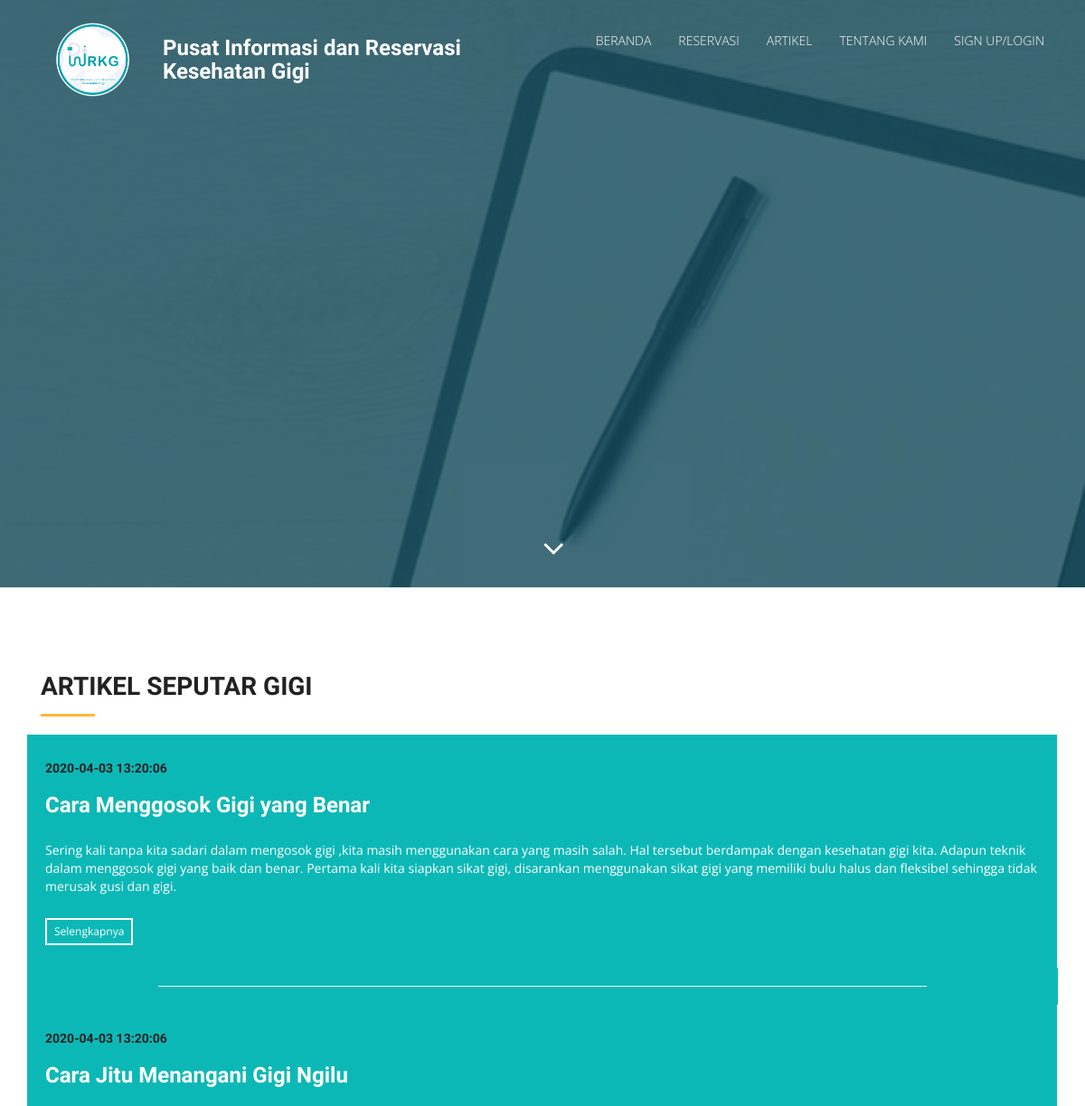
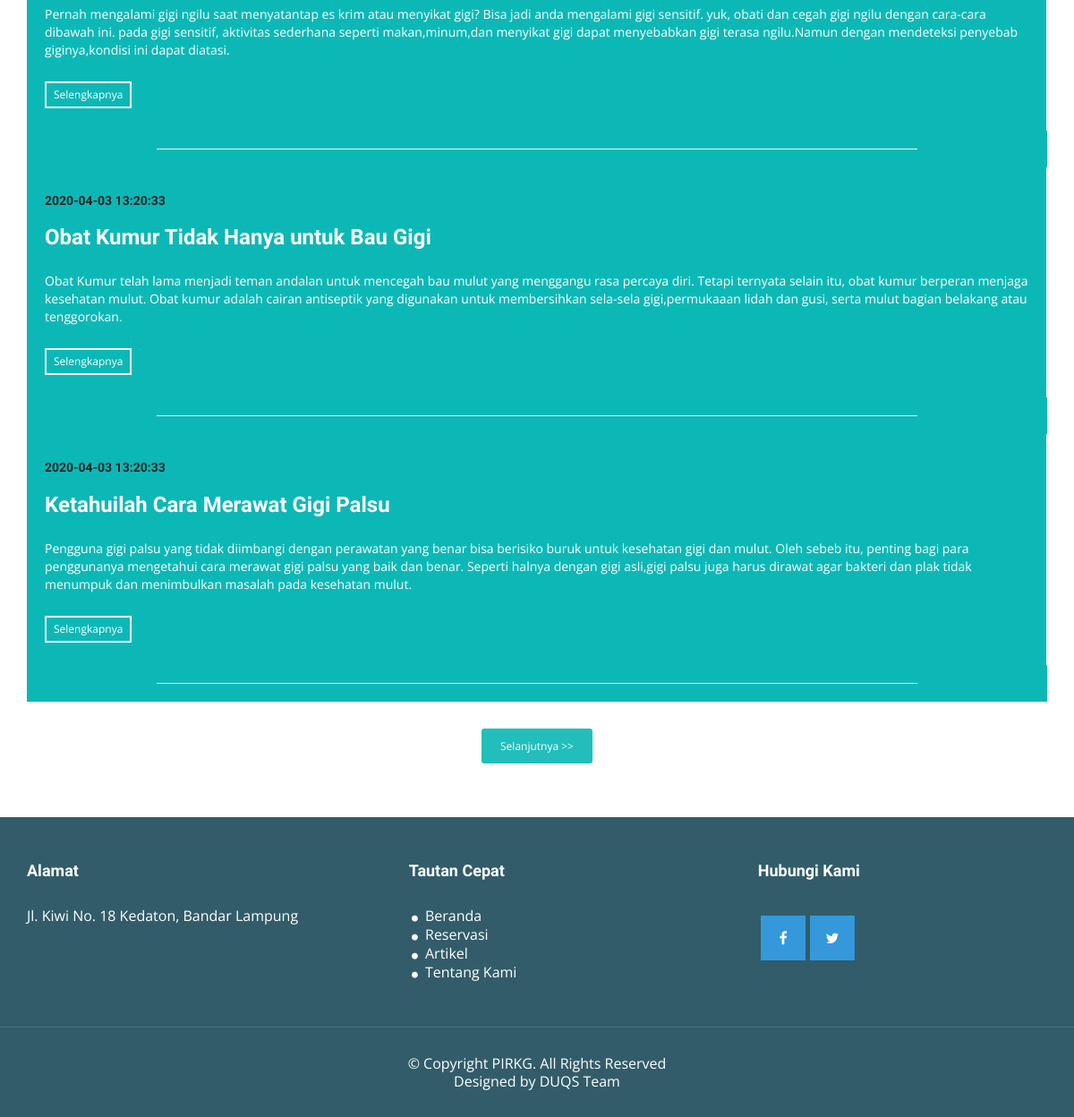
Screenshot of /index.php/posts with the database file from the repository (2 pictures, top to bottom).
### tables this page shows
CREATE TABLE `artikel` (
  `id_artikel` int(11) NOT NULL,
  `judul` varchar(255) NOT NULL,
  `isi` text NOT NULL,
  `waktu` timestamp NOT NULL DEFAULT current_timestamp(),
  `slug` varchar(255) NOT NULL
);

### application/controllers/Posts.php (called while the page is built, shortened)
<?php
	class Posts extends CI_Controller{
		public function index(){
			$data['title'] = 'Artikel Seputar Gigi ';
			$data['posts'] = $this->post_model->get_posts();
			$this->load->view('templates/header');
			$this->load->view('posts/index', $data);
			$this->load->view('templates/footer');
		}
	}
 ?>

### index.php (called while the page is built, shortened)
<?php
require_once BASEPATH.'core/CodeIgniter.php';

### application/models/Post_model.php (called while the page is built, shortened)
<?php
	class Post_model extends CI_Model{
		public function get_posts($id_artikel = FALSE){
			if ($id_artikel === FALSE) {
				$query = $this->db->get('artikel');
				return $query->result_array();
			}
			$query = $this->db->get_where('artikel', array('id_artikel' => $id_artikel));
			return $query->row_array();
		}
	}
 ?>

### application/views/posts/index.php (the view, shortened to what this page needs)
<section id="cta-1" class="section-padding">
    <div class="container">
      	<div class="col-md-12">
          <h2 class="ser-title">Artikel Seputar Gigi </h2>
          <hr class="botm-line">
        </div>
        <?php foreach ($posts as $post) : ?>
        <div class="schedule-tab">
            <div class="medi-info">
              <h5><?php echo $post['waktu']; ?></h5>
              <h3><?php echo $post['judul']; ?></h3>
              <p><?php echo word_limiter($post['isi'], 60); ?></p>
              <a href="<?php echo site_url('/posts/'.$post['id_artikel']); ?>" class="medi-info-btn">Selengkapnya</a>
            </div>
             <hr class="botm-line2"></h>
            </div>
         <?php endforeach; ?>
        </div>
      <div class="banner-text text-center">
        <a href="#contact" class="btn btn-appoint">Selanjutnya >></a>
      </div>
  </section>

### application/views/templates/header.php (shortened to what this page needs)
<!DOCTYPE html>
<html lang="en">
<head>
  <link rel="stylesheet" type="text/css" href="<?php echo base_url(); ?>assets/css/font-awesome.min.css">
  <link rel="stylesheet" type="text/css" href="<?php echo base_url(); ?>assets/css/bootstrap.min.css">
  <link rel="stylesheet" type="text/css" href="<?php echo base_url(); ?>assets/css/style.css">
</head>
<body id="myPage" data-spy="scroll" data-target=".navbar" data-offset="60">
  <section id="banner" class="banner">
    <div class="bg-color">
      <nav class="navbar navbar-default navbar-fixed-top">
        <div class="container">
          <div class="col-md-12">
            <div class="navbar-header">
              <a class="navbar-brand" href="<?php echo base_url(); ?>"><img src="<?php echo base_url(); ?>assets/img/logo_pirkg.png" class="img-responsive" style="width: 140px; margin-top: -16px;"></a>
              <h3 style="color: white;">Pusat Informasi dan Reservasi Kesehatan Gigi</h3>
            </div>
            <div class="collapse navbar-collapse navbar-right" id="myNavbar">
              <ul class="nav navbar-nav">
                <li class=""><a href="<?php echo base_url(); ?>">Beranda</a></li>
                <li class=""><a href="<?php echo base_url(); ?>reservasi">Reservasi</a></li>
                <li class=""><a href="<?php echo base_url(); ?>posts">Artikel</a></li>
                <li class=""><a href="<?php echo base_url(); ?>tentang_kami">Tentang Kami</a></li>
                <?php if(!$this->session->userdata('logged_in')): ?>
                  <li class=""><a href="<?php echo base_url(); ?>users/register">Sign Up/Login</a></li>
                <?php endif; ?>
              </ul>
            </div>
          </div>
        </div>
      </nav>
      <div class="container">
        <div class="row">
          <div class="banner-info">
            <div class="overlay-detail text-center">
              <a href="#service"><i class="fa fa-angle-down"></i></a>
            </div>
          </div>
        </div>
      </div>
    </div>
  </section>
  <br><br>

### application/views/templates/footer.php (shortened to what this page needs)
  <footer id="footer">
    <div class="top-footer">
      <div class="container">
        <div class="row">
          <div class="col-md-4 col-sm-4 marb20">
            <div class="ftr-tle">
              <h4 class="white no-padding">Alamat</h4>
            </div>
            <div class="info-sec">
              <p>Jl. Kiwi No. 18 Kedaton, Bandar Lampung</p>
            </div>
          </div>
          <div class="col-md-4 col-sm-4 marb20">
            <div class="ftr-tle">
              <h4 class="white no-padding">&emsp;&emsp;Tautan Cepat</h4>
            </div>
            <div class="info-sec">
              <ul class="quick-info">
                <li><a href="<?php echo base_url(); ?>"><i class="fa fa-circle"></i>Beranda</a></li>
                <li><a href="<?php echo base_url(); ?>reservasi"><i class="fa fa-circle"></i>Reservasi</a></li>
                <li><a href="<?php echo base_url(); ?>artikel"><i class="fa fa-circle"></i>Artikel</a></li>
                <li><a href="<?php echo base_url(); ?>tentang_kami"><i class="fa fa-circle"></i>Tentang Kami</a></li>
              </ul>
            </div>
          </div>
          <div class="col-md-4 col-sm-4 marb20">
            <div class="ftr-tle">
              <h4 class="white no-padding">&emsp;&emsp;Hubungi Kami</h4>
            </div>
            <div class="info-sec">
              <ul class="social-icon">
                <li class="bglight-blue"><i class="fa fa-facebook"></i></li>
                <li class="bglight-blue"><i class="fa fa-twitter"></i></li>
              </ul>
            </div>
          </div>
        </div>
      </div>
    </div>
    <div class="footer-line">
      <div class="container">
        <div class="row">
          <div class="col-md-12 text-center">
            © Copyright PIRKG. All Rights Reserved
            <div class="credits">
              Designed by DUQS Team
            </div>
          </div>
        </div>
      </div>
    </div>
  </footer>
</body>
</html>

### assets/css/style.css (style rules this page uses)
body { font-family: 'Open Sans',Poppins-Regular; line-height: 20px; color: #999999; font-size: 300; font-size: 16px; }
ol, ul { list-style: none; }
h1, h2, h3, h4, h5, h6 { font-family: 'Raleway', Poppins-Regular; font-weight: 600; color: #222222; }
a, a:hover, a:focus, a:active { outline: none; }
.section-padding { padding: 60px 0px; }
h2 { line-height: 20px; margin: 0; font-size: 28px; font-weight: 700; text-transform: uppercase; }
hr.botm-line { height: 3px; width: 60px; background: #ffb737; position: relative; border: 0; margin: 20px 0 20px 0; }
hr.botm-line2 { height: 1px; width: 850px; background: rgb(247, 246, 246); border: 20px; }
.navbar { margin-bottom: 0px; border: 0px; }
.navbar { border-radius: 0px; }
.navbar-default { background-color: #fff; padding: 20px 0; transition: all 0.3s; }
.navbar-default { background-color: transparent; border: 0px; }
.navbar-brand { font-family: 'Chewy', cursive; font-size: 32px; }
.navbar-brand img { padding-top: 2px; width: 120px !important; }
.navbar-default .navbar-brand, .navbar-default .navbar-brand:hover, .navbar-default .navbar-brand:focus { color: #EA6045; }
.white, .white:hover, .white:focus { color: #fff; width: 100% !important; }
.navbar-default .navbar-nav > li > a { color: #fff; text-transform: uppercase; font-size: 14px; font-weight: 300; }
#banner { background: url('../img/bg-banner.jpg') no-repeat fixed; background-size: cover; min-height: 650px; position: relative; }
.bg-color { background-color: RGBA(13, 70, 83, 0.78); min-height: 650px; }
.banner-info { padding-top: 190px; }
.banner-text { color: #fff; }
.btn-appoint, .btn-appoint:hover, .btn-appoint:focus { margin-top: 30px; padding: 10px 20px; font-size: 12px; background-color: rgba(12, 184, 182, 0.91); border-radius: 3px; color: #fff; }
.overlay-detail a i { text-align: center; position: absolute; bottom: 25px; font-size: 38px; color: #fff; margin: 0 auto; }
#cta-1 { background-color: 1cf #fff; }
.schedule-tab { background-color: #0CB8B6; float: left; }
.medi-info { border-right: 1px solid #fff; }
.medi-info, .end-info { padding: 20px; color: #fff; }
.medi-info h3, .end-info h3 { padding-bottom: 16px; color: #fff; font-weight: 600; }
.medi-info-btn, .medi-info-btn:hover, .medi-info-btn:focus { margin: 15px 0px 5px; display: inline-block; border: solid white 2px; padding: 3px 8px; font-size: 12px; color: #fff; font-weight: 400 !important; cursor: pointer; }
.medi-info, .end-info { font-size: 14px; }
.white { color: #fff; }
#footer { background-color: #325C6A; }
.ftr-tle { height: 50px; }
.info-sec { color: #fff; }
.quick-info li i { font-size: 8px; width: 15px; height: 15px; line-height: 15px; text-align: left; }
.social-icon li { float: left; width: 50px; height: 50px; line-height: 50px; text-align: center; margin-right: 5px; }
.bglight-blue { background-color: #3498DB; }
.top-footer { padding: 40px 0px; border-bottom: 1px solid rgba(255, 255, 255, 0.12); }
.footer-line { padding: 30px 0px; color: #fff; }
.quick-info li a { color: #fff; }

### rows the page displays
artikel: waktu "2020-04-03 13:20:06", judul "Cara Menggosok Gigi yang Benar", isi "Sering kali tanpa kita sadari dalam mengosok gigi ,kita masih menggunakan cara yang masih salah. Hal tersebut berdampak dengan kesehatan gigi kita. Adapun teknik dalam menggosok gigi yang baik dan benar. Pertama kali kita siapkan sikat gigi, disarankan menggunakan sikat gigi yang memiliki bulu halus dan fleksibel sehingga tidak merusak gusi dan gigi."
artikel: waktu "2020-04-03 13:20:06", judul "Cara Jitu Menangani Gigi Ngilu", isi "Pernah mengalami gigi ngilu saat menyatantap es krim atau menyikat gigi? Bisa jadi anda mengalami gigi sensitif. yuk, obati dan cegah gigi ngilu dengan cara-cara dibawah ini. pada gigi sensitif, aktivitas sederhana seperti makan,minum,dan menyikat gigi dapat menyebabkan gigi terasa ngilu.Namun dengan mendeteksi penyebab giginya,kondisi ini dapat diatasi."
artikel: waktu "2020-04-03 13:20:33", judul "Obat Kumur Tidak Hanya untuk Bau Gigi", isi "Obat Kumur telah lama menjadi teman andalan untuk mencegah bau mulut yang menggangu rasa percaya diri. Tetapi ternyata selain itu, obat kumur berperan menjaga kesehatan mulut. Obat kumur adalah cairan antiseptik yang digunakan untuk membersihkan sela-sela gigi,permukaaan lidah dan gusi, serta mulut bagian belakang atau tenggorokan."
artikel: waktu "2020-04-03 13:20:33", judul "Ketahuilah Cara Merawat Gigi Palsu", isi "Pengguna gigi palsu yang tidak diimbangi dengan perawatan yang benar bisa berisiko buruk untuk kesehatan gigi dan mulut. Oleh sebeb itu, penting bagi para penggunanya mengetahui cara merawat gigi palsu yang baik dan benar. Seperti halnya dengan gigi asli,gigi palsu juga harus dirawat agar bakteri dan plak tidak menumpuk dan menimbulkan masalah pada kesehatan mulut."
